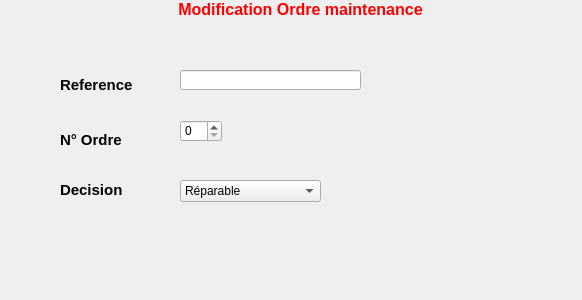
<?xml version="1.0" encoding="UTF-8"?>
<ui version="4.0">
 <class>modiferOrdre</class>
 <widget class="QDialog" name="modiferOrdre">
  <property name="geometry">
   <rect>
    <x>0</x>
    <y>0</y>
    <width>582</width>
    <height>300</height>
   </rect>
  </property>
  <property name="windowTitle">
   <string>Dialog</string>
  </property>
  <widget class="QLabel" name="label">
   <property name="geometry">
    <rect>
     <x>150</x>
     <y>0</y>
     <width>301</width>
     <height>20</height>
    </rect>
   </property>
   <property name="text">
    <string>&lt;!DOCTYPE HTML PUBLIC &quot;-//W3C//DTD HTML 4.0//EN&quot; &quot;http://www.w3.org/TR/REC-html40/strict.dtd&quot;&gt;
&lt;html&gt;&lt;head&gt;&lt;meta name=&quot;qrichtext&quot; content=&quot;1&quot; /&gt;&lt;style type=&quot;text/css&quot;&gt;
p, li { white-space: pre-wrap; }
&lt;/style&gt;&lt;/head&gt;&lt;body style=&quot; font-family:'MS Shell Dlg 2'; font-size:8.25pt; font-weight:400; font-style:normal;&quot;&gt;
&lt;p align=&quot;center&quot; style=&quot; margin-top:0px; margin-bottom:0px; margin-left:0px; margin-right:0px; -qt-block-indent:0; text-indent:0px;&quot;&gt;&lt;span style=&quot; font-size:12pt; font-weight:600; color:#ff0000;&quot;&gt;Modification Ordre maintenance&lt;/span&gt;&lt;/p&gt;&lt;/body&gt;&lt;/html&gt;</string>
   </property>
  </widget>
  <widget class="QLabel" name="label_2">
   <property name="geometry">
    <rect>
     <x>60</x>
     <y>70</y>
     <width>91</width>
     <height>31</height>
    </rect>
   </property>
   <property name="text">
    <string>&lt;!DOCTYPE HTML PUBLIC &quot;-//W3C//DTD HTML 4.0//EN&quot; &quot;http://www.w3.org/TR/REC-html40/strict.dtd&quot;&gt;
&lt;html&gt;&lt;head&gt;&lt;meta name=&quot;qrichtext&quot; content=&quot;1&quot; /&gt;&lt;style type=&quot;text/css&quot;&gt;
p, li { white-space: pre-wrap; }
&lt;/style&gt;&lt;/head&gt;&lt;body style=&quot; font-family:'MS Shell Dlg 2'; font-size:8.25pt; font-weight:400; font-style:normal;&quot;&gt;
&lt;p style=&quot; margin-top:0px; margin-bottom:0px; margin-left:0px; margin-right:0px; -qt-block-indent:0; text-indent:0px;&quot;&gt;&lt;span style=&quot; font-size:11pt; font-weight:600;&quot;&gt;Reference&lt;/span&gt;&lt;/p&gt;&lt;/body&gt;&lt;/html&gt;</string>
   </property>
  </widget>
  <widget class="QLabel" name="label_3">
   <property name="geometry">
    <rect>
     <x>60</x>
     <y>180</y>
     <width>71</width>
     <height>21</height>
    </rect>
   </property>
   <property name="text">
    <string>&lt;!DOCTYPE HTML PUBLIC &quot;-//W3C//DTD HTML 4.0//EN&quot; &quot;http://www.w3.org/TR/REC-html40/strict.dtd&quot;&gt;
&lt;html&gt;&lt;head&gt;&lt;meta name=&quot;qrichtext&quot; content=&quot;1&quot; /&gt;&lt;style type=&quot;text/css&quot;&gt;
p, li { white-space: pre-wrap; }
&lt;/style&gt;&lt;/head&gt;&lt;body style=&quot; font-family:'MS Shell Dlg 2'; font-size:8.25pt; font-weight:400; font-style:normal;&quot;&gt;
&lt;p style=&quot; margin-top:0px; margin-bottom:0px; margin-left:0px; margin-right:0px; -qt-block-indent:0; text-indent:0px;&quot;&gt;&lt;span style=&quot; font-size:11pt; font-weight:600;&quot;&gt;Decision&lt;/span&gt;&lt;/p&gt;&lt;/body&gt;&lt;/html&gt;</string>
   </property>
  </widget>
  <widget class="QComboBox" name="choixCB">
   <property name="geometry">
    <rect>
     <x>180</x>
     <y>180</y>
     <width>141</width>
     <height>22</height>
    </rect>
   </property>
   <item>
    <property name="text">
     <string>Réparable</string>
    </property>
   </item>
   <item>
    <property name="text">
     <string>Non réprable</string>
    </property>
   </item>
  </widget>
  <widget class="QPushButton" name="okPB">
   <property name="geometry">
    <rect>
     <x>420</x>
     <y>50</y>
     <width>61</width>
     <height>51</height>
    </rect>
   </property>
   <property name="text">
    <string/>
   </property>
   <property name="icon">
    <iconset resource="Images.qrc">
     <normaloff>:/icon/Icon/ok.png</normaloff>:/icon/Icon/ok.png</iconset>
   </property>
   <property name="iconSize">
    <size>
     <width>50</width>
     <height>50</height>
    </size>
   </property>
   <property name="flat">
    <bool>true</bool>
   </property>
  </widget>
  <widget class="QPushButton" name="retourPB">
   <property name="geometry">
    <rect>
     <x>10</x>
     <y>230</y>
     <width>91</width>
     <height>51</height>
    </rect>
   </property>
   <property name="text">
    <string/>
   </property>
   <property name="icon">
    <iconset resource="Images.qrc">
     <normaloff>:/icon/Icon/28.png</normaloff>:/icon/Icon/28.png</iconset>
   </property>
   <property name="iconSize">
    <size>
     <width>50</width>
     <height>50</height>
    </size>
   </property>
   <property name="flat">
    <bool>true</bool>
   </property>
  </widget>
  <widget class="QPushButton" name="modifierPB">
   <property name="geometry">
    <rect>
     <x>460</x>
     <y>230</y>
     <width>91</width>
     <height>51</height>
    </rect>
   </property>
   <property name="text">
    <string/>
   </property>
   <property name="icon">
    <iconset resource="Images.qrc">
     <normaloff>:/icon/Icon/31.png</normaloff>:/icon/Icon/31.png</iconset>
   </property>
   <property name="iconSize">
    <size>
     <width>50</width>
     <height>50</height>
    </size>
   </property>
   <property name="flat">
    <bool>true</bool>
   </property>
  </widget>
  <widget class="QLineEdit" name="refLE1">
   <property name="geometry">
    <rect>
     <x>180</x>
     <y>70</y>
     <width>181</width>
     <height>20</height>
    </rect>
   </property>
  </widget>
  <widget class="QSpinBox" name="numSB">
   <property name="geometry">
    <rect>
     <x>180</x>
     <y>120</y>
     <width>42</width>
     <height>22</height>
    </rect>
   </property>
  </widget>
  <widget class="QLabel" name="numeroordrePB">
   <property name="geometry">
    <rect>
     <x>60</x>
     <y>130</y>
     <width>81</width>
     <height>20</height>
    </rect>
   </property>
   <property name="text">
    <string>&lt;!DOCTYPE HTML PUBLIC &quot;-//W3C//DTD HTML 4.0//EN&quot; &quot;http://www.w3.org/TR/REC-html40/strict.dtd&quot;&gt;
&lt;html&gt;&lt;head&gt;&lt;meta name=&quot;qrichtext&quot; content=&quot;1&quot; /&gt;&lt;style type=&quot;text/css&quot;&gt;
p, li { white-space: pre-wrap; }
&lt;/style&gt;&lt;/head&gt;&lt;body style=&quot; font-family:'MS Shell Dlg 2'; font-size:8.25pt; font-weight:400; font-style:normal;&quot;&gt;
&lt;p style=&quot; margin-top:0px; margin-bottom:0px; margin-left:0px; margin-right:0px; -qt-block-indent:0; text-indent:0px;&quot;&gt;&lt;span style=&quot; font-size:11pt; font-weight:600;&quot;&gt;N° Ordre&lt;/span&gt;&lt;/p&gt;&lt;/body&gt;&lt;/html&gt;</string>
   </property>
  </widget>
  <widget class="QLabel" name="label_4">
   <property name="geometry">
    <rect>
     <x>-80</x>
     <y>0</y>
     <width>671</width>
     <height>331</height>
    </rect>
   </property>
   <property name="text">
    <string/>
   </property>
   <property name="pixmap">
    <pixmap resource="Images.qrc">:/Arriere/images/modifier.jpg</pixmap>
   </property>
  </widget>
  <zorder>label_4</zorder>
  <zorder>label</zorder>
  <zorder>label_2</zorder>
  <zorder>label_3</zorder>
  <zorder>choixCB</zorder>
  <zorder>okPB</zorder>
  <zorder>retourPB</zorder>
  <zorder>modifierPB</zorder>
  <zorder>refLE1</zorder>
  <zorder>numSB</zorder>
  <zorder>numeroordrePB</zorder>
 </widget>
 <resources>
  <include location="Images.qrc"/>
 </resources>
 <connections/>
</ui>
